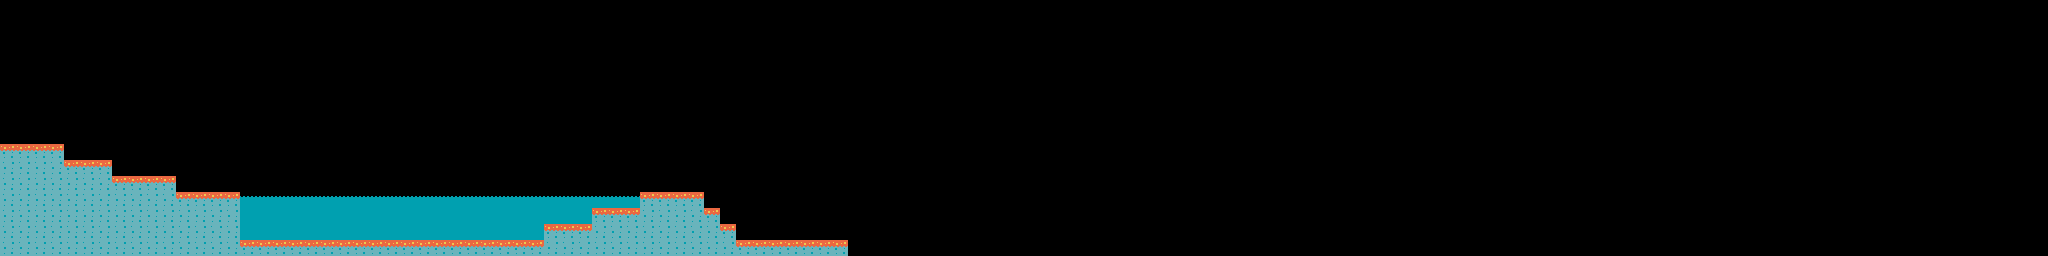

The image is a tile-based game level rendered from a .tmx file. Its description and source (layers, tilesets, objects; grid data summarised) follow:
An orthogonal 128x16 tile map with 16x16 px tiles, 2 tile layers (bg, fg), 3 tilesets and 1 object (start).

<map version="1.0" orientation="orthogonal" width="128" height="16" tilewidth="16" tileheight="16">
 <tileset firstgid="1" name="fgtiles" tilewidth="16" tileheight="16">
  <image source="../art/fgtiles.png" trans="000000" width="256" height="256" />
 </tileset>
 <tileset firstgid="257" name="bgtiles" tilewidth="16" tileheight="16">
  <image source="../art/bgtiles.png" trans="000000" width="256" height="256" />
 </tileset>
 <tileset firstgid="513" name="objects" tilewidth="16" tileheight="16">
  <image source="../art/objects.png" trans="000000" width="128" height="128" />
 </tileset>
 <layer name="bg" width="128" height="16">
  <data>[2048 cells, 0 non-empty, 0 distinct tile ids]</data>
 </layer>
 <layer name="fg" width="128" height="16">
  <data>[2048 cells, 210 non-empty, 4 distinct tile ids]</data>
 </layer>
 <objectgroup name="obj" width="128" height="16">
  <object type="start" x="16" y="112" width="16" height="16" />
 </objectgroup>
</map>
